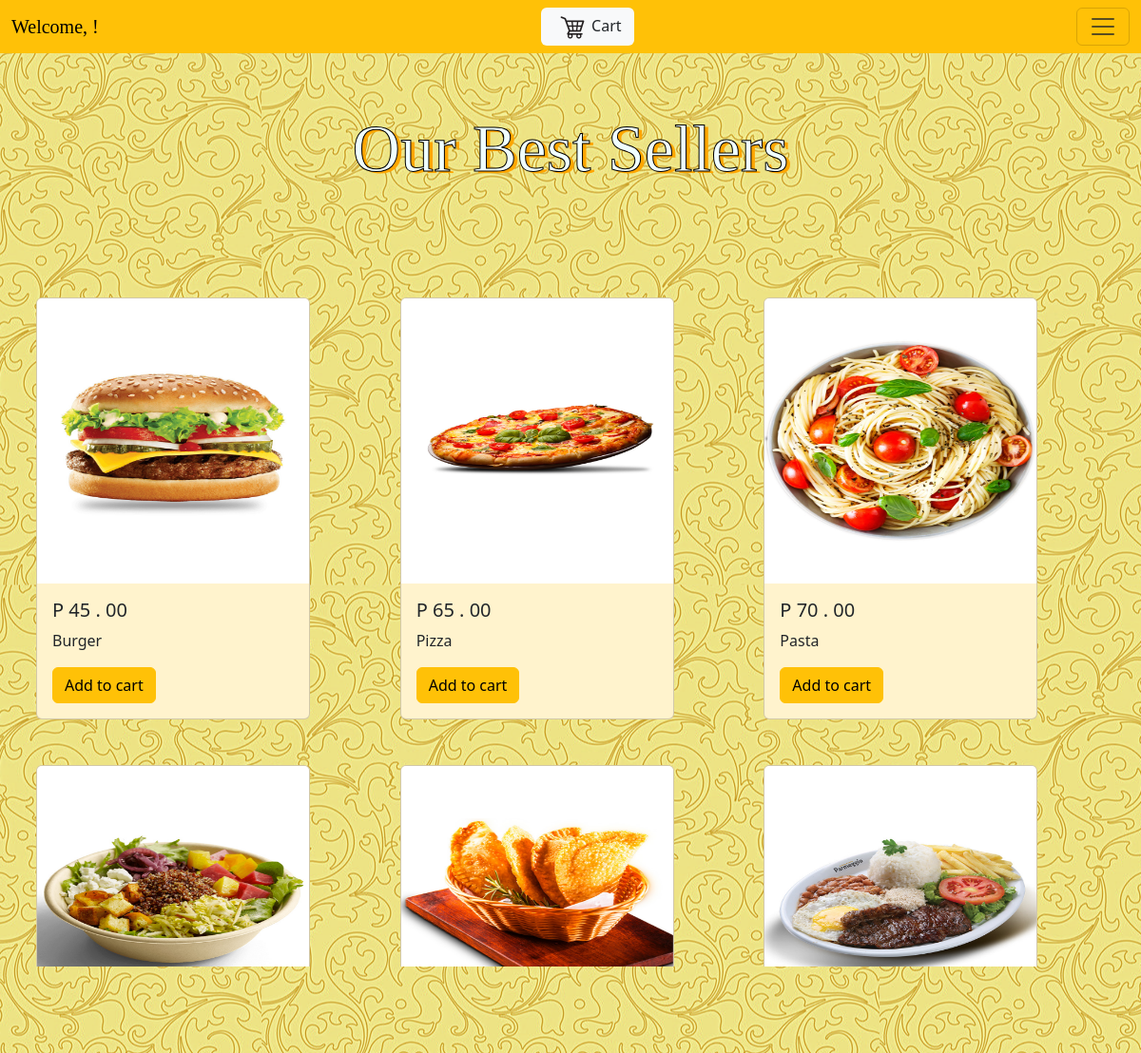
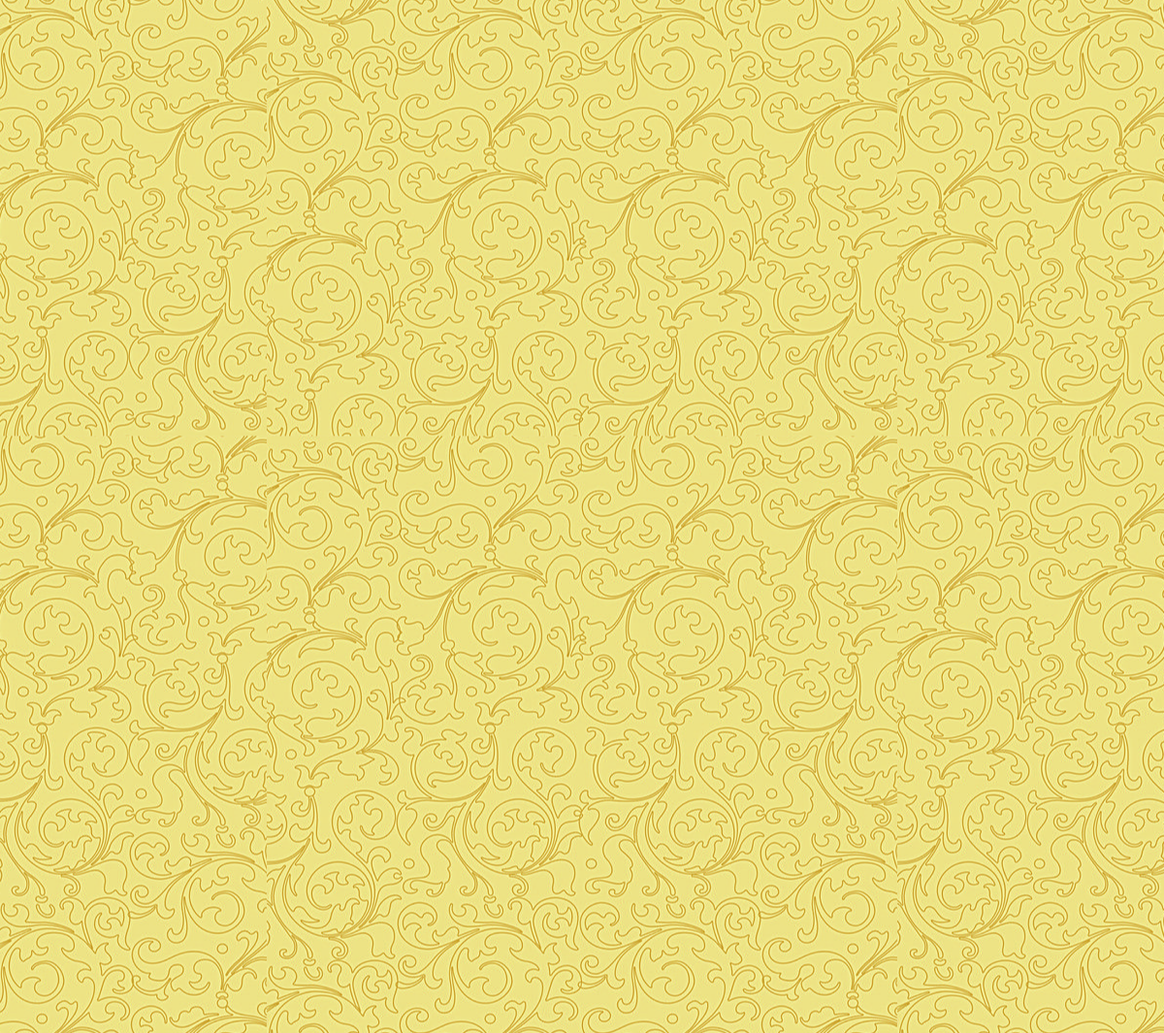
/midterm/view/view_menu_items.php, run on the app's committed database (2 pictures, top to bottom).
### tables this page shows
CREATE TABLE `menu` (
  `id` int(11) NOT NULL,
  `name` varchar(50) NOT NULL,
  `quantity` int(11) NOT NULL,
  `price` decimal(10,0) NOT NULL,
  `expiration` date NOT NULL,
  `date_receive` timestamp NOT NULL DEFAULT current_timestamp() ON UPDATE current_timestamp(),
  `image` varchar(255) NOT NULL
);

### midterm/classes/menu_items.php (called while the page is built, shortened)
<?php
class MenuItems {
    private $db;
    function __construct() {
        $this->db = $GLOBALS['connection'];
    }
    public function viewMenu() {
        $menus = $this->db->query('SELECT * FROM menu WHERE 1')->fetchAll();
        return $menus;
    }
}
?>

### midterm/view/view_menu_items.php (the view, shortened to what this page needs)
<?php include('../classes/menu_items.php');
$totalQuantity = 0;
?>
<!DOCTYPE html>
<html lang="en">
<head>
    <link rel="stylesheet" href="../css/bootstrap.css">
    <link rel="stylesheet" href="../css/main.css">
</head>
<body>
    <nav class="navbar bg-warning fixed-top">
        <div class="container-fluid">
            <a class="navbar-brand welcome">Welcome, <?php echo $_SESSION['customer_name'] ; ?>!</a>
            <span><a href="view_order.php" class="btn bg-light"><img src="../resources/cart1.png" alt="">Cart <?php if ($totalQuantity > 0): ?>
                <?php endif; ?> </a></span>
            <button class="navbar-toggler" type="button" data-bs-toggle="offcanvas" data-bs-target="#offcanvasNavbar" aria-controls="offcanvasNavbar" aria-label="Toggle navigation">
                <span class="navbar-toggler-icon"></span>
            </button>
        </div>
    </nav>
    <p class="container text-center best-seller">Our Best Sellers</p>
    <div class="container p-2 mt-5">
        <div class="row">
            <div class="col">
                <div class="row">
                <?php
                    $menu = new MenuItems();
                    $menu_items = $menu->viewMenu();
                    foreach ($menu_items as $key => $value) {
                        echo '<div class="col">
                                <div class="card bg-warning-subtle mt-5" style="width: 18rem;">
                                    <img id="menu-images" src="../resources/'. $value['image'] .'.jpg" class="card-img-top" alt="...">
                                    <div class="card-body">
                                        <h5 class="card-title"> P ' . $value['price'] . ' . 00</h5>
                                        <p class="card-text">'. $value['name'] .'</p>
                                        <button type="button" class="btn btn-warning" data-bs-toggle="modal"
                                                data-bs-target="#addToCartModal" data-id="' . $value['id'] . '">
                                        Add to cart
                                        </button>
                                    </div>
                                </div>
                            </div>';
                    }
                ?>
                </div>
            </div>
        </div>
    </div>
    <footer class="text-white text-center text-lg-start mt-5" style="background-color: #23242a;">
            <div class="container p-4">
            <div class="row mt-4">
                <div class="col-lg-4 col-md-12 mb-4 mb-md-0">
                <h5 class="text-uppercase mb-4">About company</h5>
                <p>
                    At vero eos et accusamus et iusto odio dignissimos ducimus qui blanditiis praesentium
                    voluptatum deleniti atque corrupti.
                </p>
                <p>
                    Blanditiis praesentium voluptatum deleniti atque corrupti quos dolores et quas
                    molestias.
                </p>
                </div>
                <div class="col-lg-4 col-md-6 mb-4 mb-md-0">
                <h5 class="text-uppercase mb-4 pb-1">Contact</h5>
                <ul class="fa-ul" style="margin-left: 1.65em;">
                    <li class="mb-3">
                    <span class="fa-li"><i class="fas fa-home"></i></span><span class="ms-2">Balanga, Bagong Silang 2100, PH</span>
                    </li>
                    <li class="mb-3">
                    <span class="fa-li"><i class="fas fa-envelope"></i></span><span class="ms-2">mirestauranteamore@example.com</span>
                    </li>
                    <li class="mb-3">
                    <span class="fa-li"><i class="fas fa-phone"></i></span><span class="ms-2">+ 01 234 567 88</span>
                    </li>
                    <li class="mb-3">
                    <span class="fa-li"><i class="fas fa-print"></i></span><span class="ms-2">+ 01 234 567 89</span>
                    </li>
                </ul>
                </div>
                <div class="col-lg-4 col-md-6 mb-4 mb-md-0">
                <h5 class="text-uppercase mb-4">Opening hours</h5>
                <table class="table text-center text-white bg-warning-subtle">
                    <tbody class="font-weight-normal">
                    <tr>
                        <td>Mon - Thu:</td>
                        <td>8am - 9pm</td>
                    </tr>
                    <tr>
                        <td>Fri - Sat:</td>
                        <td>8am - 1am</td>
                    </tr>
                    <tr>
                        <td>Sunday:</td>
                        <td>9am - 10pm</td>
                    </tr>
                    </tbody>
                </table>
                </div>
            </div>
            </div>
            <div class="text-center p-3 bg-warning">
            © 2024 Copyright:
            <a class="text-white" href="#">yoseffDgreat.com</a>
            </div>
        </footer>
</body>
</html>

### midterm/css/main.css (style rules this page uses)
#menu-images { width: 100%; height: 300px; }
.welcome { font-family: BagindFont; font-size: 20px; padding: 0; margin: 0; }
body { background-image: url(../resources/background.jpg); background-attachment: fixed; background-position: center; }
.best-seller { font-family: EleganceFont; margin-top: 13vh; font-size: 70px; color: azure; -webkit-text-stroke-width: 1px; -webkit-text-stroke-color: black; text-shadow: 4px 2px #ffa600; }

### data on the page
menu: image (picture), price "45", name "Burger"
menu: image (picture), price "65", name "Pizza"
menu: image (picture), price "70", name "Pasta"
menu: image (picture), price "75", name "Rice Bowl"
menu: image (picture), price "50", name "Empanada"
menu: image (picture), price "500", name "Steak Meal"
menu: image (picture), price "75", name "Salad"
menu: image (picture), price "45", name "French Fries"
